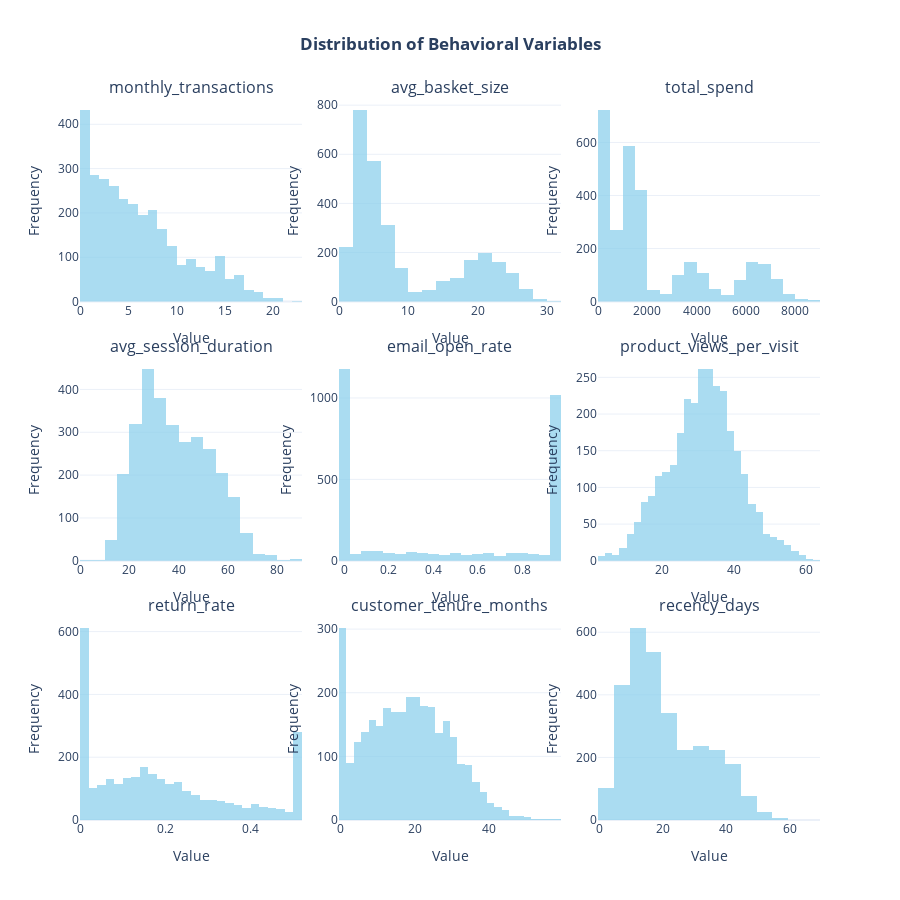

This figure's notebook cell:
### Markdown cell above
## EDA

### Code cell
#histograms for all behavioral variables (excluding customer_id)
behavioral_vars = df.columns.drop('customer_id')

fig = sp.make_subplots(
    rows=3, cols=3,
    subplot_titles=behavioral_vars,
    vertical_spacing=0.08,
    horizontal_spacing=0.05
)

for i, column in enumerate(behavioral_vars):
    row = i // 3 + 1
    col = i % 3 + 1
    
    fig.add_trace(
        go.Histogram(
            x=df[column], 
            name=column, 
            nbinsx=30,
            marker_color='skyblue',
            opacity=0.7
        ),
        row=row, col=col
    )

fig.update_layout(
    height=900,
    title_text="<b>Distribution of Behavioral Variables</b>",
    title_x=0.5,
    showlegend=False,
    template="plotly_white"
)

for i in range(1, 10):
    fig.update_xaxes(title_text="Value", row=(i-1)//3 + 1, col=(i-1)%3 + 1)
    fig.update_yaxes(title_text="Frequency", row=(i-1)//3 + 1, col=(i-1)%3 + 1)

fig.show()

### Figure 1 — Plotly figure (JSON) as saved in the notebook; plotly's stock layout.template omitted (floating-point values rounded to 4 significant figures; data arrays with more than 128 entries replaced by an {"elided": "..."} marker saying what was removed)
{"data": [{"marker": {"color": "skyblue"}, "name": "monthly_transactions", "nbinsx": 30, "opacity": 0.7, "type": "histogram", "x": {"elided": "3000 float values"}, "xaxis": "x", "yaxis": "y"}, {"marker": {"color": "skyblue"}, "name": "avg_basket_size", "nbinsx": 30, "opacity": 0.7, "type": "histogram", "x": {"elided": "3000 float values"}, "xaxis": "x2", "yaxis": "y2"}, {"marker": {"color": "skyblue"}, "name": "total_spend", "nbinsx": 30, "opacity": 0.7, "type": "histogram", "x": {"elided": "3000 float values"}, "xaxis": "x3", "yaxis": "y3"}, {"marker": {"color": "skyblue"}, "name": "avg_session_duration", "nbinsx": 30, "opacity": 0.7, "type": "histogram", "x": {"elided": "3000 float values"}, "xaxis": "x4", "yaxis": "y4"}, {"marker": {"color": "skyblue"}, "name": "email_open_rate", "nbinsx": 30, "opacity": 0.7, "type": "histogram", "x": {"elided": "3000 float values"}, "xaxis": "x5", "yaxis": "y5"}, {"marker": {"color": "skyblue"}, "name": "product_views_per_visit", "nbinsx": 30, "opacity": 0.7, "type": "histogram", "x": {"elided": "3000 float values"}, "xaxis": "x6", "yaxis": "y6"}, {"marker": {"color": "skyblue"}, "name": "return_rate", "nbinsx": 30, "opacity": 0.7, "type": "histogram", "x": {"elided": "3000 float values"}, "xaxis": "x7", "yaxis": "y7"}, {"marker": {"color": "skyblue"}, "name": "customer_tenure_months", "nbinsx": 30, "opacity": 0.7, "type": "histogram", "x": {"elided": "3000 int values"}, "xaxis": "x8", "yaxis": "y8"}, {"marker": {"color": "skyblue"}, "name": "recency_days", "nbinsx": 30, "opacity": 0.7, "type": "histogram", "x": {"elided": "3000 int values"}, "xaxis": "x9", "yaxis": "y9"}], "layout": {"annotations": [{"font": {"size": 16}, "showarrow": false, "text": "monthly_transactions", "x": 0.15, "xanchor": "center", "xref": "paper", "y": 1, "yanchor": "bottom", "yref": "paper"}, {"font": {"size": 16}, "showarrow": false, "text": "avg_basket_size", "x": 0.5, "xanchor": "center", "xref": "paper", "y": 1, "yanchor": "bottom", "yref": "paper"}, {"font": {"size": 16}, "showarrow": false, "text": "total_spend", "x": 0.85, "xanchor": "center", "xref": "paper", "y": 1, "yanchor": "bottom", "yref": "paper"}, {"font": {"size": 16}, "showarrow": false, "text": "avg_session_duration", "x": 0.15, "xanchor": "center", "xref": "paper", "y": 0.64, "yanchor": "bottom", "yref": "paper"}, {"font": {"size": 16}, "showarrow": false, "text": "email_open_rate", "x": 0.5, "xanchor": "center", "xref": "paper", "y": 0.64, "yanchor": "bottom", "yref": "paper"}, {"font": {"size": 16}, "showarrow": false, "text": "product_views_per_visit", "x": 0.85, "xanchor": "center", "xref": "paper", "y": 0.64, "yanchor": "bottom", "yref": "paper"}, {"font": {"size": 16}, "showarrow": false, "text": "return_rate", "x": 0.15, "xanchor": "center", "xref": "paper", "y": 0.28, "yanchor": "bottom", "yref": "paper"}, {"font": {"size": 16}, "showarrow": false, "text": "customer_tenure_months", "x": 0.5, "xanchor": "center", "xref": "paper", "y": 0.28, "yanchor": "bottom", "yref": "paper"}, {"font": {"size": 16}, "showarrow": false, "text": "recency_days", "x": 0.85, "xanchor": "center", "xref": "paper", "y": 0.28, "yanchor": "bottom", "yref": "paper"}], "height": 900, "showlegend": false, "title": {"text": "<b>Distribution of Behavioral Variables</b>", "x": 0.5}, "xaxis": {"anchor": "y", "domain": [0, 0.3], "title": {"text": "Value"}}, "xaxis2": {"anchor": "y2", "domain": [0.35, 0.65], "title": {"text": "Value"}}, "xaxis3": {"anchor": "y3", "domain": [0.7, 1], "title": {"text": "Value"}}, "xaxis4": {"anchor": "y4", "domain": [0, 0.3], "title": {"text": "Value"}}, "xaxis5": {"anchor": "y5", "domain": [0.35, 0.65], "title": {"text": "Value"}}, "xaxis6": {"anchor": "y6", "domain": [0.7, 1], "title": {"text": "Value"}}, "xaxis7": {"anchor": "y7", "domain": [0, 0.3], "title": {"text": "Value"}}, "xaxis8": {"anchor": "y8", "domain": [0.35, 0.65], "title": {"text": "Value"}}, "xaxis9": {"anchor": "y9", "domain": [0.7, 1], "title": {"text": "Value"}}, "yaxis": {"anchor": "x", "domain": [0.72, 1], "title": {"text": "Frequency"}}, "yaxis2": {"anchor": "x2", "domain": [0.72, 1], "title": {"text": "Frequency"}}, "yaxis3": {"anchor": "x3", "domain": [0.72, 1], "title": {"text": "Frequency"}}, "yaxis4": {"anchor": "x4", "domain": [0.36, 0.64], "title": {"text": "Frequency"}}, "yaxis5": {"anchor": "x5", "domain": [0.36, 0.64], "title": {"text": "Frequency"}}, "yaxis6": {"anchor": "x6", "domain": [0.36, 0.64], "title": {"text": "Frequency"}}, "yaxis7": {"anchor": "x7", "domain": [0, 0.28], "title": {"text": "Frequency"}}, "yaxis8": {"anchor": "x8", "domain": [0, 0.28], "title": {"text": "Frequency"}}, "yaxis9": {"anchor": "x9", "domain": [0, 0.28], "title": {"text": "Frequency"}}}}
